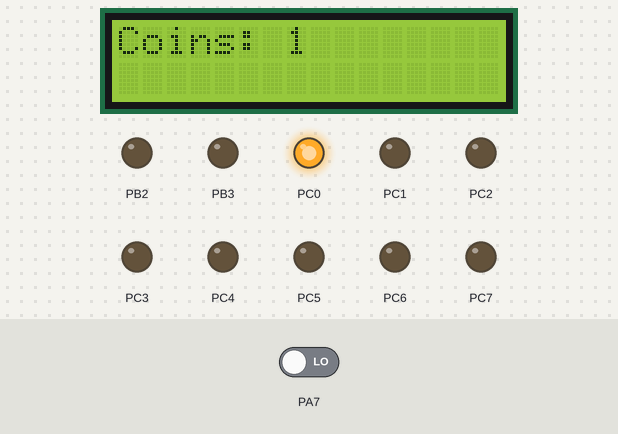
Recording of a program running on a simulated ATmega324P, built with avr-gcc and emulated at 3.6864 MHz. On the bench: 16×2 character LCD, output pins drawn as LEDs (lit = HIGH). Wiring (inferred from the names in the program): character LCD (HD44780): RS PB0; E PB1; data PB4, PB5, PB6, PB7. The test bench sets the inputs (shaded band); at power-on: PA7 LOW. Pins used as bus, display or sensor lines are not drawn.

Above: at 1.2 s.
1.3 s: PA7 driven HIGH
At 2.5 s:
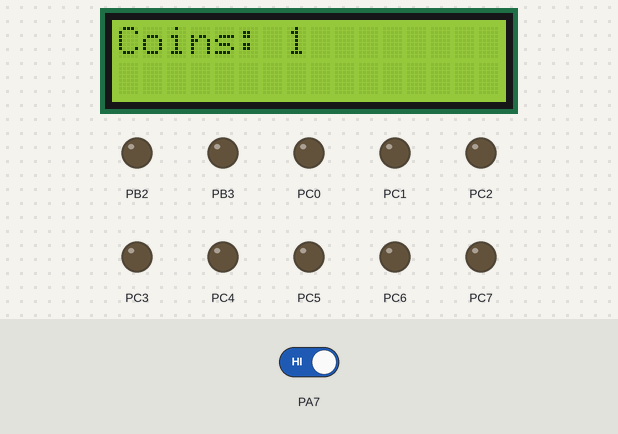
2.8 s: PA7 driven LOW
At 4.2 s:
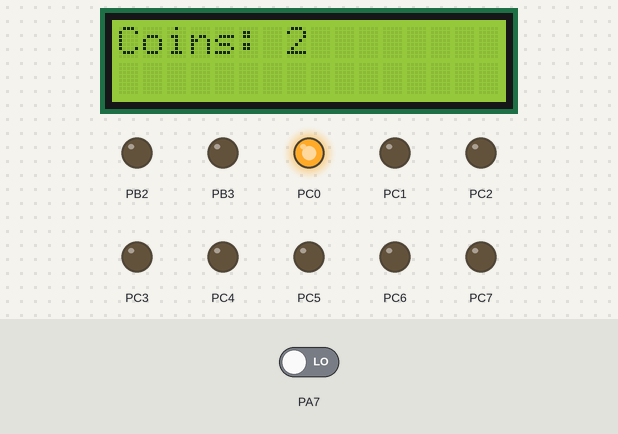
Timing chart, 0 to 5.8 s (numbered marks = the images above; inputs shaded):
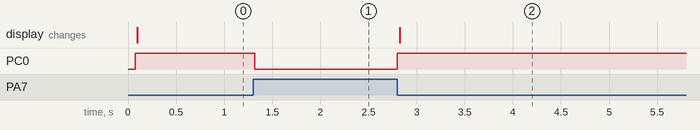

The program:

main.c
```c
#define F_CPU 3686400			/* Define CPU Frequency e.g. here 8MHz */
#include <avr/io.h>			/* Include AVR std. library file */
#include <util/delay.h>			/* Include Delay header file */

#define LCD_Dir  DDRB			/* Define LCD data port direction */
#define LCD_Port PORTB			/* Define LCD data port */
#define RS PB0				/* Define Register Select pin */
#define EN PB1 				/* Define Enable signal pin */

char coins = 0;
static int once = 0;
int main()
{
	DDRA &= ~(1<<DDRA7);
	DDRC = 0xFF;

	LCD_Init();			/* Initialization of LCD*/

	LCD_String("Gip Tiebe");	/* Write string on 1st line of LCD*/
	LCD_Command(0xC0);		/* Go to 2nd line*/
	LCD_String("Coins: ");	/* Write string on 2nd line*/
	LCD_Char(coins + 0x30);

	while(1){

	if(PINA&(1<<PINA7)){
		_delay_ms(15);
		PORTC &= ~(1<<PORTC0);
		once = 0;
	}
	else{
		PORTC |= (1<<PORTC0);
		if(once != 1){
			coins++;
			LCD_Clear();
			LCD_String("Coins: ");	/* Write string on 2nd line*/
			LCD_Char(coins + 0x30);
		}
		once = 1;
	}

	}


}


void LCD_Command( unsigned char cmnd )
{
	LCD_Port = (LCD_Port & 0x0F) | (cmnd & 0xF0); /* sending upper nibble */
	LCD_Port &= ~ (1<<RS);		/* RS=0, command reg. */
	LCD_Port |= (1<<EN);		/* Enable pulse */
	_delay_us(1);
	LCD_Port &= ~ (1<<EN);

	_delay_us(200);

	LCD_Port = (LCD_Port & 0x0F) | (cmnd << 4);  /* sending lower nibble */
	LCD_Port |= (1<<EN);
	_delay_us(1);
	LCD_Port &= ~ (1<<EN);
	_delay_ms(2);
}

void LCD_Char( unsigned char data )
{
	LCD_Port = (LCD_Port & 0x0F) | (data & 0xF0); /* sending upper nibble */
	LCD_Port |= (1<<RS);		/* RS=1, data reg. */
	LCD_Port|= (1<<EN);
	_delay_us(1);
	LCD_Port &= ~ (1<<EN);

	_delay_us(200);

	LCD_Port = (LCD_Port & 0x0F) | (data << 4); /* sending lower nibble */
	LCD_Port |= (1<<EN);
	_delay_us(1);
	LCD_Port &= ~ (1<<EN);
	_delay_ms(2);
}

void LCD_Init (void)			/* LCD Initialize function */
{
	LCD_Dir = 0xFF;			/* Make LCD port direction as o/p */
	_delay_ms(20);			/* LCD Power ON delay always >15ms */

	LCD_Command(0x02);		/* send for 4 bit initialization of LCD  */
	LCD_Command(0x28);              /* 2 line, 5*7 matrix in 4-bit mode */
	LCD_Command(0x0c);              /* Display on cursor off*/
	LCD_Command(0x06);              /* Increment cursor (shift cursor to right)*/
	LCD_Command(0x01);              /* Clear display screen*/
	_delay_ms(2);
}

void LCD_String (char *str)		/* Send string to LCD function */
{
	int i;
	for(i=0;str[i]!=0;i++)		/* Send each char of string till the NULL */
	{
		LCD_Char (str[i]);
	}
}

void LCD_String_xy (char row, char pos, char *str)	/* Send string to LCD with xy position */
{
	if (row == 0 && pos<16)
	LCD_Command((pos & 0x0F)|0x80);	/* Command of first row and required position<16 */
	else if (row == 1 && pos<16)
	LCD_Command((pos & 0x0F)|0xC0);	/* Command of first row and required position<16 */
	LCD_String(str);		/* Call LCD string function */
}

void LCD_Clear()
{
	LCD_Command (0x01);		/* Clear display */
	_delay_ms(2);
	LCD_Command (0x80);		/* Cursor at home position */
}
 
```

Measured:
- after the input at 1.3 s, PC0: HIGH → LOW at once
- after the input at 2.8 s, PC0: LOW → HIGH at once; the display: changes at once (image 2)
